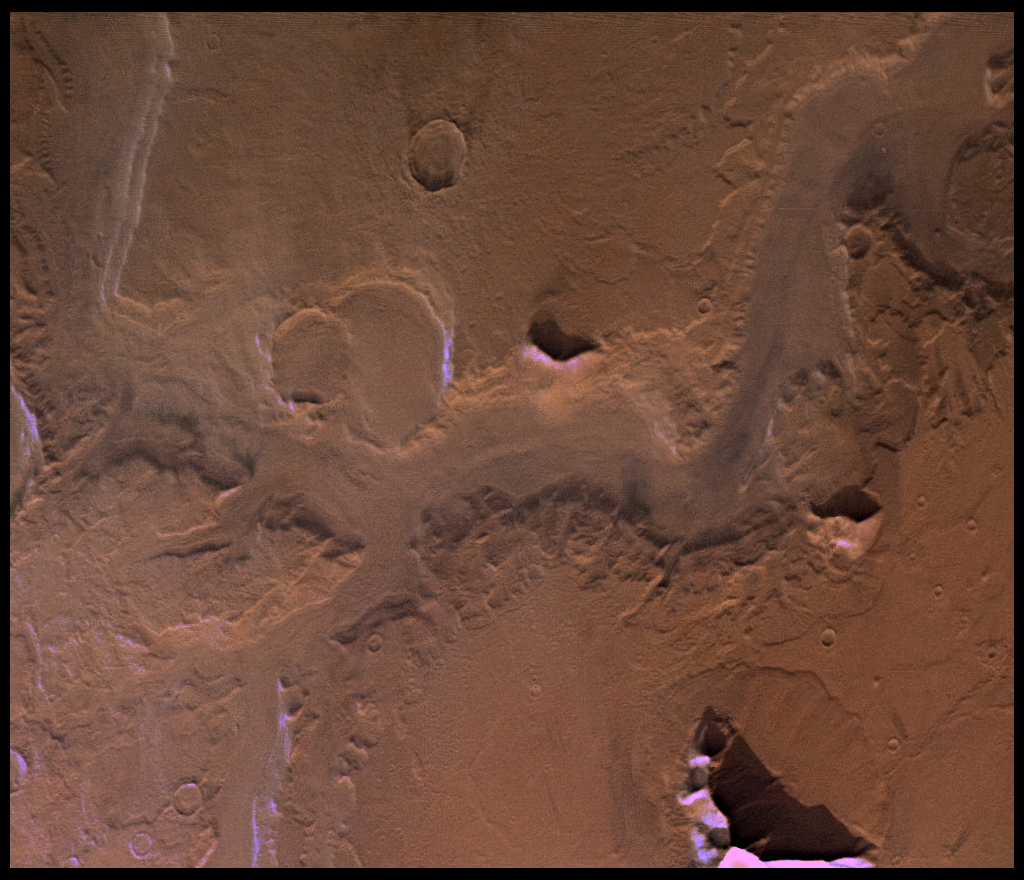
#> input picture PIA00322.tif, 1024 x 880 px, found by its file name
$ python 'Mars Colony Design.py'
#> lines starting #> are read from the running program, lines starting #| are printed output that depends on the picture; after the words box and inside, x2 and y2 are one past the last pixel; in counts of white or black regions, pixels touching at a corner belong together
import numpy as np
import cv2
import matplotlib.pyplot as plt
import random

# Function to load the Martian surface image
def load_mars_surface_image(image_path):
    # Load the Martian surface image
    mars_surface_image = cv2.imread(image_path, cv2.IMREAD_GRAYSCALE)

    # Apply preprocessing techniques for noise reduction and contrast enhancement
    mars_surface_image = cv2.medianBlur(mars_surface_image, 5)
    mars_surface_image = cv2.equalizeHist(mars_surface_image)

    # Apply edge detection using the Canny algorithm
    mars_surface_image = cv2.Canny(mars_surface_image, 100, 200)

    return mars_surface_image

# Function to detect rivers on the Martian surface
def detect_rivers(mars_surface_image):
    # Use the Hough transform for line detection
    lines = cv2.HoughLinesP(mars_surface_image, rho=1, theta=np.pi/180, threshold=50, minLineLength=30, maxLineGap=10)

    # Create a mask for the detected rivers
    rivers_mask = np.zeros_like(mars_surface_image, dtype=np.uint8)
    if lines is not None:
        for line in lines:
            x1, y1, x2, y2 = line[0]
            cv2.line(rivers_mask, (x1, y1), (x2, y2), 255, 2)

    return rivers_mask

# Function to analyze terrain characteristics of the Martian surface
def analyze_terrain(mars_surface_image):
    # Placeholder for terrain analysis
    # In a real scenario, this function would analyze elevation, slope, and other terrain features
    elevation_map = np.random.randint(0, 255, mars_surface_image.shape)
    slope_map = np.random.randint(0, 90, mars_surface_image.shape)
    return elevation_map, slope_map

# Function to generate potential colony sites near rivers based on terrain analysis
def generate_potential_colony_sites(rivers_mask, elevation_map, slope_map):
    # Identify potential colony sites based on river proximity and terrain characteristics
    potential_colony_sites = []
    for y in range(rivers_mask.shape[0]):
        for x in range(rivers_mask.shape[1]):
            if rivers_mask[y, x] == 255 and random.random() < 0.1:  # Random selection of potential sites
                if elevation_map[y, x] < 150 and slope_map[y, x] < 30:  # Example criteria for suitable colony sites
                    potential_colony_sites.append((x, y))
    return potential_colony_sites

# Function to place a colony near selected sites on the Martian surface
def place_colony_near_sites(mars_surface_image, potential_colony_sites):
    # Colony placement algorithm
    colony_mask = np.zeros_like(mars_surface_image, dtype=np.uint8)
    for site in potential_colony_sites:
        x, y = site
        cv2.circle(colony_mask, (x, y), 10, 255, -1)  # Placing colonies as circular structures
    return colony_mask

# Function to visualize the Martian surface, rivers, and colony placement
def visualize_mars_surface_with_colony(mars_surface_image, rivers_mask, colony_mask):
    plt.figure(figsize=(15, 7))

    plt.subplot(1, 3, 1)
    plt.imshow(mars_surface_image, cmap='gray')
    plt.title('Martian Surface')
    plt.axis('off')

    plt.subplot(1, 3, 2)
    plt.imshow(rivers_mask, cmap='gray')
    plt.title('Detected Rivers')
    plt.axis('off')

    plt.subplot(1, 3, 3)
    plt.imshow(colony_mask, cmap='gray')
    plt.title('Colony Placement')
    plt.axis('off')

    plt.tight_layout()
    plt.show()

# Function to simulate colony growth over time
def simulate_colony_growth(mars_surface_image, colony_mask, growth_steps):
    # Simulate colony growth over multiple steps
    for _ in range(growth_steps):
        # Placeholder for colony growth simulation
        # In a real scenario, this function would simulate the expansion of colonies over time
        pass
    return colony_mask

# Function to optimize colony placement for resource utilization
def optimize_colony_placement(mars_surface_image, colony_mask):
    # Placeholder for colony placement optimization
    # In a real scenario, this function would optimize colony placement based on resource distribution
    return colony_mask

# Function to assess radiation levels on the Martian surface
def assess_radiation_levels(mars_surface_image):
    # Placeholder for radiation assessment
    # In a real scenario, this function would assess radiation levels across the Martian surface
    radiation_map = np.random.rand(*mars_surface_image.shape) * 255  # Generating random radiation map
    return radiation_map

# Function to generate power distribution map for the colony
def generate_power_distribution_map(mars_surface_image, colony_mask):
    # Placeholder for power distribution map generation
    # In a real scenario, this function would calculate power distribution based on solar panels, etc.
    power_distribution_map = np.zeros_like(mars_surface_image, dtype=np.uint8)
    return power_distribution_map

# Function to calculate water availability on the Martian surface
def calculate_water_availability(mars_surface_image):
    # Placeholder for water availability calculation
    # In a real scenario, this function would estimate water availability across the Martian surface
    water_availability_map = np.random.rand(*mars_surface_image.shape) * 255  # Generating random water availability map
    return water_availability_map

# Function to optimize colony placement for water access
def optimize_water_access(mars_surface_image, colony_mask):
    # Placeholder for water access optimization
    # In a real scenario, this function would optimize colony placement for better access to water sources
    return colony_mask

# Main function to orchestrate the process
def main():
    # Load the Martian surface image
    mars_surface_image = load_mars_surface_image("C:\\Users\\DELL\\Documents\\OpenCV\\PIA00322.tif")
#> in load_mars_surface_image, `mars_surface_image = cv2.Canny(mars_surface_image, 100, 200)`:
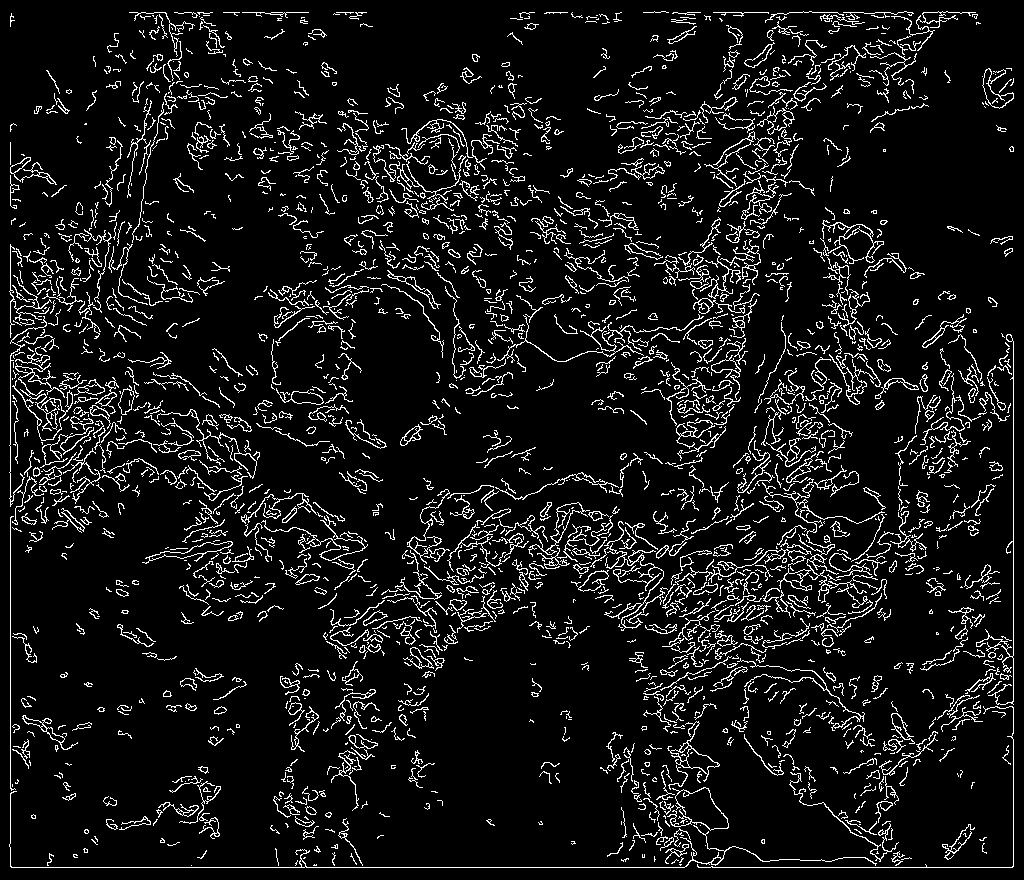
#> mars_surface_image: shape (880, 1024); 8.5% white in thin lines or dots

    # Detect rivers on the Martian surface
    rivers_mask = detect_rivers(mars_surface_image)
#> in detect_rivers, `lines = cv2.HoughLinesP(mars_surface_image, rho=1, theta=np.pi/180, th..`: lines = 1319 rows, first 6: [698, 867, 1012, 867], [10, 866, 10, 355], [1013, 866, 1013, 341], [129, 12, 308, 12], [60, 284, 90, 314], [298, 540, 333, 541]
#> the loop in detect_rivers, `for line in lines:` made 1319 passes
#> after the loop in detect_rivers, `for line in lines:`: rivers_mask: shape (880, 1024); 17.1% white; 63 white regions, largest, box (x1, y1, x2, y2) and area: (8, 210, 1015, 869) 79809, (532, 11, 957, 502) 28276, (325, 91, 553, 236) 8614

    # Analyze terrain characteristics of the Martian surface
    elevation_map, slope_map = analyze_terrain(mars_surface_image)
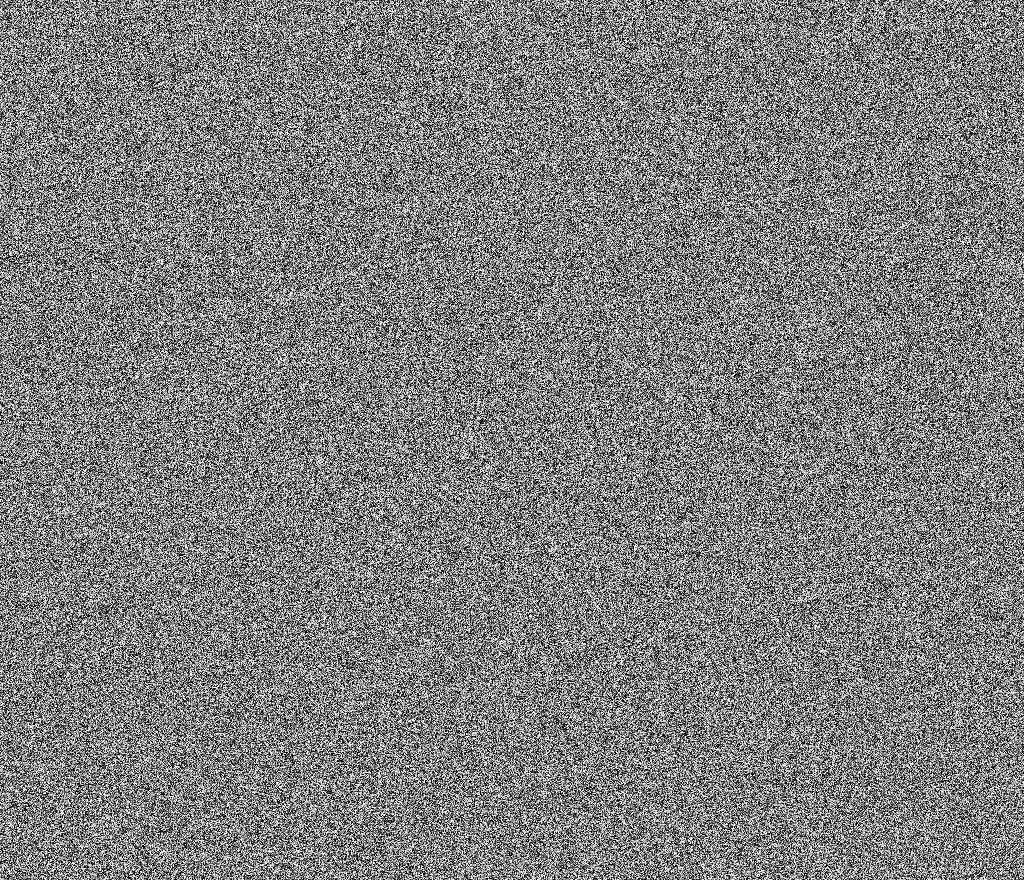
#> slope_map: shape (880, 1024) int64; min 0, max 89, mean 44.5; drawn with min black and max white

    # Generate potential colony sites near rivers based on terrain analysis
    potential_colony_sites = generate_potential_colony_sites(rivers_mask, elevation_map, slope_map)
#> potential_colony_sites = 3075 pairs, first value 9 to 1014, second value 11 to 868

    # Place a colony near selected sites on the Martian surface
    colony_mask = place_colony_near_sites(mars_surface_image, potential_colony_sites)
#> the loop in place_colony_near_sites, `for site in potential_colony_sites:` made 3075 passes
#> (x, y) on passes 1 to 3: (259, 11), (690, 11), (205, 12)
#> after the loop in place_colony_near_sites, `for site in potential_colony_sites:`:
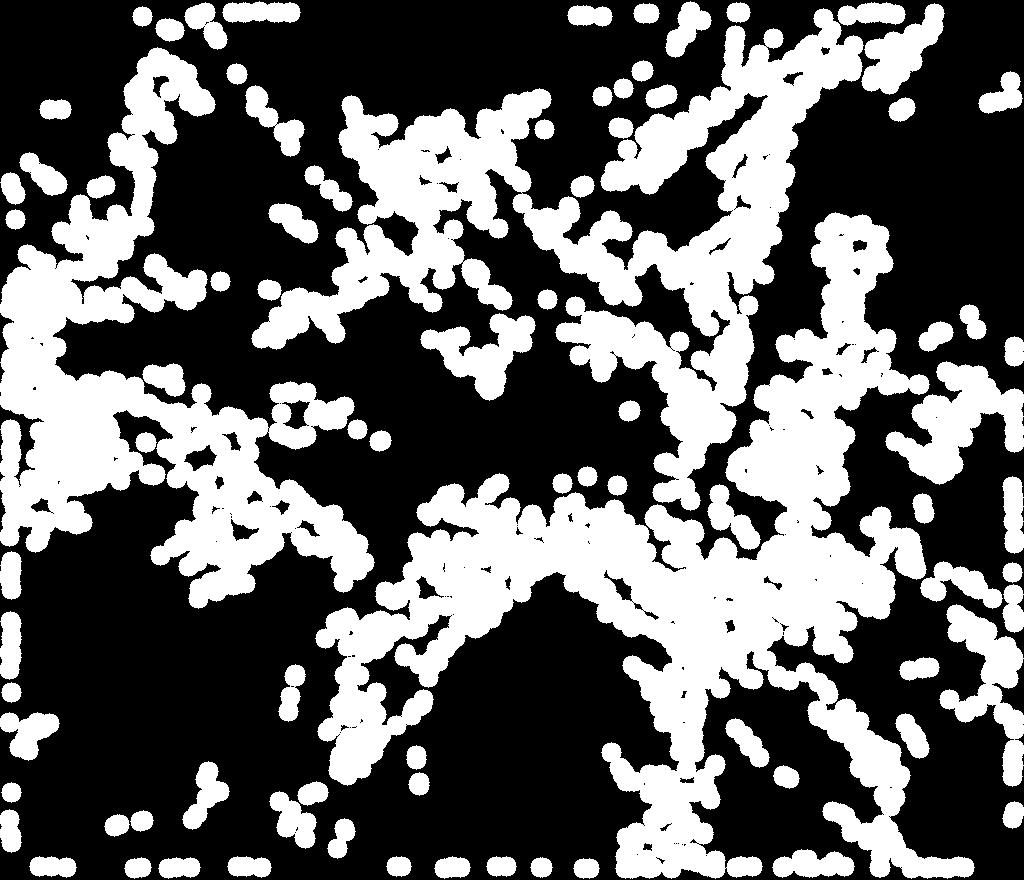
#> colony_mask: shape (880, 1024); 39% white; 84 white regions, largest, box (x1, y1, x2, y2) and area: (315, 212, 975, 879) 122608, (251, 8, 864, 511) 83127, (0, 47, 375, 609) 68938

    # Simulate colony growth over time
    colony_mask = simulate_colony_growth(mars_surface_image, colony_mask, growth_steps=10)

    # Optimize colony placement for resource utilization
    colony_mask = optimize_colony_placement(mars_surface_image, colony_mask)

    # Assess radiation levels on the Martian surface
    radiation_map = assess_radiation_levels(mars_surface_image)

    # Generate power distribution map for the colony
    power_distribution_map = generate_power_distribution_map(mars_surface_image, colony_mask)
#> power_distribution_map: shape (880, 1024); every value is 0

    # Calculate water availability on the Martian surface
    water_availability_map = calculate_water_availability(mars_surface_image)
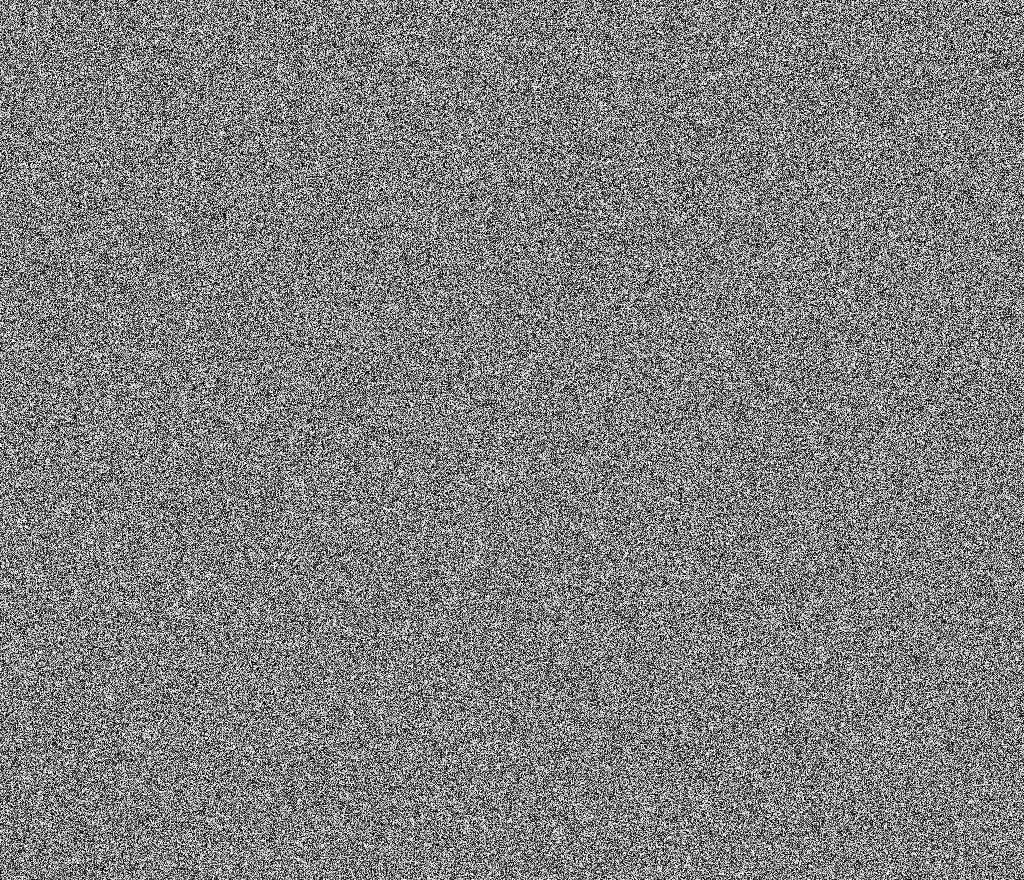
#> water_availability_map: shape (880, 1024) float64; min 5.27e-05, max 255, mean 127.5

    # Optimize colony placement for water access
    colony_mask = optimize_water_access(mars_surface_image, colony_mask)

    # Visualize the Martian surface, rivers, and colony placement
    visualize_mars_surface_with_colony(mars_surface_image, rivers_mask, colony_mask)

# Entry point of the script
if __name__ == "__main__":
    main()
